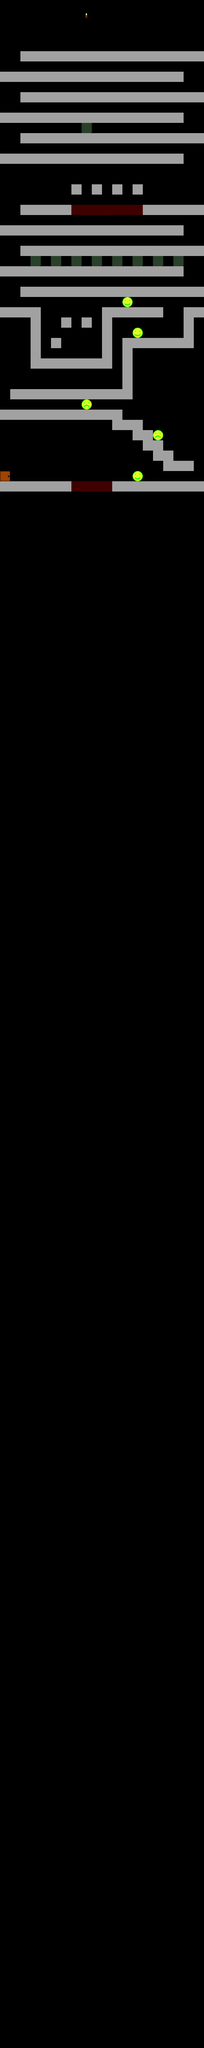

This game map was drawn from its Tiled (.tmx) file and the tilesets committed beside it. A one-line description and the trimmed map source follow:
An orthogonal 20x200 tile map with 32x32 px tiles, 1 tile layer (Tile Layer 1).

<map version="1.0" orientation="orthogonal" width="20" height="200" tilewidth="32" tileheight="32">
 <tileset firstgid="1" name="nur_ts" tilewidth="32" tileheight="32">
  <image source="../tex/nur_ts.png" width="640" height="640" />
 </tileset>
 <layer name="Tile Layer 1" width="20" height="200">
  <data>[4000 cells, 318 non-empty, 8 distinct tile ids]</data>
 </layer>
</map>